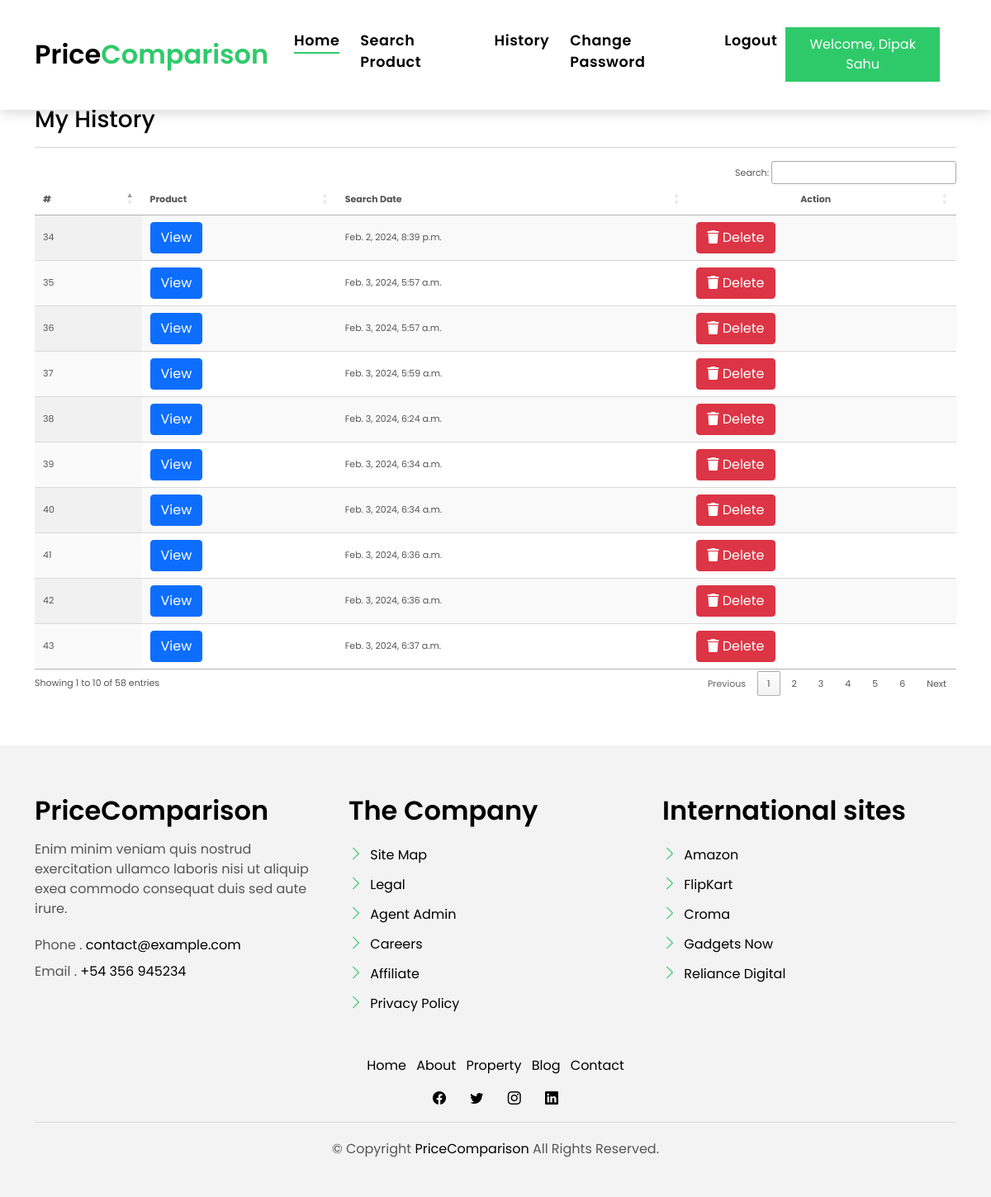
Page /my-history/ (signed in) on the committed database.
### myapp/models.py (models this page shows, shortened)
class History(models.Model):
    user = models.ForeignKey(User, on_delete=models.CASCADE, null=True, blank=True)
    product = models.TextField(null=True, default={'object':[]}, blank=True)
    created = models.DateTimeField(auto_now_add=True)

### myapp/views.py (the view)
# urls.py: path('my-history/', my_history, name="my_history"),
def my_history(request):
    history = History.objects.filter(user=request.user)
    if request.user.is_staff:
        history = History.objects.filter()
    return render(request, "my_history.html", locals())

### myapp/templates/my_history.html (shortened to what this page needs)
{% include 'base.html' %}
{% load static %}
{% block body %}
<link rel="stylesheet" href="https://cdnjs.cloudflare.com/ajax/libs/font-awesome/6.2.0/css/all.min.css" />
<section class="section-services section-t8">
    <div class="container">
    <h3>My History</h3><hr>
    <div class="table-responsive">
        <table id="example1" class="display nowrap" style="width: 100%">
            <thead>
              <tr>
                <th>#</th>
                <th>Product</th>
                <th>Search Date</th>
                <th style="text-align: center">Action</th>
              </tr>
            </thead>
            <tbody>
              {% for i in history %}
              <tr>
                <td>{{i.id}}</td>
                <td>
                  <a href="/history-detail/{{i.id}}/" class="btn btn-primary">View</a>
                </td>
                <td>{{i.created}}</td>
                <td>
                  <a href="/delete-history/{{i.id}}/" title="Delete History" class="btn btn-danger" onclick="return confirm('Are your sure?')"><i class="fas fa-trash" aria-hidden="true"></i> Delete</a>
                </td>
              </tr>
              {% endfor %}
            </tbody>
          </table>
    </div>
  </div>
{% include 'footer.html' %}
{% include 'tablecdn.html' %}
{% endblock  %}

### myapp/templates/base.html (shortened to what this page needs)
<!DOCTYPE html>
{% load static %}
<html lang="en">
<head>
  <link href="{% static 'assets/vendor/animate.css/animate.min.css' %}" rel="stylesheet">
  <link href="{% static 'assets/vendor/bootstrap/css/bootstrap.min.css' %}" rel="stylesheet">
  <link href="{% static 'assets/vendor/bootstrap-icons/bootstrap-icons.css' %}" rel="stylesheet">
  <link href="{% static 'assets/vendor/swiper/swiper-bundle.min.css' %}" rel="stylesheet">
  <link href="{% static 'assets/css/style.css' %}" rel="stylesheet">
</head>
<body>
  <nav class="navbar navbar-default navbar-trans navbar-expand-lg fixed-top">
    <div class="container">
      <a class="navbar-brand text-brand" href="/">Price<span class="color-b">Comparison</span></a>
      <div class="navbar-collapse collapse justify-content-center" id="navbarDefault">
        <ul class="navbar-nav">
          <li class="nav-item">
            <a class="nav-link active" href="/">Home</a>
          </li>
        {% if not request.user.is_authenticated %}
          <li class="nav-item">
            <a class="nav-link " href="/about/">About</a>
          </li>
          <li class="nav-item">
            <a class="nav-link " href="/contact/">Contact</a>
          </li>
        {% else %}
          <li class="nav-item">
            <a class="nav-link " href="/search-product/">Search Product</a>
          </li>
          <li class="nav-item">
            <a class="nav-link " href="/my-history/">History</a>
          </li>
          <li class="nav-item">
            <a class="nav-link " href="/change-password/">Change Password</a>
          </li>
          <li class="nav-item">
            <a class="nav-link " href="/logout-user/">Logout</a>
          </li>
        {% endif %}
        </ul>
      </div>
        {% if not request.user.is_authenticated %}
            <a href="/register/" style="margin-right:20px">
                <button type="button" class="btn btn-b-n p-2">
                    Signup
                </button>
            </a>
            <a href="/signin/" style="margin-right:20px">
                <button type="button" class="btn btn-b-n p-2">
                    Signin
                </button>
            </a>
            <a href="/admin-signin/" style="margin-right:20px">
              <button type="button" class="btn btn-b-n p-2">
                  Admin Signin
              </button>
            </a>
       {% else %}
            <a href="{% if request.user.is_staff %}#{% else %}/update-profile/{% endif %}" style="margin-right:20px">
                <button type="button" class="btn btn-b-n p-2">
                    Welcome, {% if request.user.first_name %}{{request.user.first_name}} {{request.user.last_name}}{% else %}{{request.user.username}}{% endif %}
                </button>
            </a>
        {% endif %}
    </div>
  </nav>
</body>
</html>

### myapp/templates/footer.html (shortened to what this page needs)
{% load static %}
  <section class="section-footer">
    <div class="container">
      <div class="row">
        <div class="col-sm-12 col-md-4">
          <div class="widget-a">
            <div class="w-header-a">
              <h3 class="w-title-a text-brand">PriceComparison</h3>
            </div>
            <div class="w-body-a">
              <p class="w-text-a color-text-a">
                Enim minim veniam quis nostrud exercitation ullamco laboris nisi ut aliquip exea commodo consequat duis
                sed aute irure.
              </p>
            </div>
            <div class="w-footer-a">
              <ul class="list-unstyled">
                <li class="color-a">
                  <span class="color-text-a">Phone .</span> contact@example.com
                </li>
                <li class="color-a">
                  <span class="color-text-a">Email .</span> +54 356 945234
                </li>
              </ul>
            </div>
          </div>
        </div>
        <div class="col-sm-12 col-md-4 section-md-t3">
          <div class="widget-a">
            <div class="w-header-a">
              <h3 class="w-title-a text-brand">The Company</h3>
            </div>
            <div class="w-body-a">
              <div class="w-body-a">
                <ul class="list-unstyled">
                  <li class="item-list-a">
                    <i class="bi bi-chevron-right"></i> <a href="#">Site Map</a>
                  </li>
                  <li class="item-list-a">
                    <i class="bi bi-chevron-right"></i> <a href="#">Legal</a>
                  </li>
                  <li class="item-list-a">
                    <i class="bi bi-chevron-right"></i> <a href="#">Agent Admin</a>
                  </li>
                  <li class="item-list-a">
                    <i class="bi bi-chevron-right"></i> <a href="#">Careers</a>
                  </li>
                  <li class="item-list-a">
                    <i class="bi bi-chevron-right"></i> <a href="#">Affiliate</a>
                  </li>
                  <li class="item-list-a">
                    <i class="bi bi-chevron-right"></i> <a href="#">Privacy Policy</a>
                  </li>
                </ul>
              </div>
            </div>
          </div>
        </div>
        <div class="col-sm-12 col-md-4 section-md-t3">
          <div class="widget-a">
            <div class="w-header-a">
              <h3 class="w-title-a text-brand">International sites</h3>
            </div>
            <div class="w-body-a">
              <ul class="list-unstyled">
                <li class="item-list-a">
                  <i class="bi bi-chevron-right"></i> <a href="https://www.amazon.in/?tag=msndeskstdin-21&ref=pd_sl_6nzqbevcf7_e&adgrpid=1315017564951826&hvadid=82188862025546&hvnetw=o&hvqmt=e&hvbmt=be&hvdev=c&hvlocint=&hvlocphy=149525&hvtargid=kwd-82189528198125:loc-90&hydadcr=14452_2334185" target="_blank" rel="noreferrer noopener">Amazon</a>
                </li>
                <li class="item-list-a">
                  <i class="bi bi-chevron-right"></i> <a href="https://www.flipkart.com/" target="_blank" rel="noreferrer noopener">FlipKart</a>
                </li>
                <li class="item-list-a">
                  <i class="bi bi-chevron-right"></i> <a href="https://www.croma.com/home-appliances/c/5?q=%3AtopRated&utm_source=smartprix&utm_medium=affiliate&utm_term=TopBanner&utm_campaign=RepublicDayHomeSale_22Jan" target="_blank" rel="noreferrer noopener">Croma</a>
                </li>
                <li class="item-list-a">
                  <i class="bi bi-chevron-right"></i> <a href="https://www.gadgetsnow.com/" target="_blank" rel="noreferrer noopener">Gadgets Now</a>
                </li>
                <li class="item-list-a">
                  <i class="bi bi-chevron-right"></i> <a href="https://www.reliancedigital.in/" target="_blank" rel="noreferrer noopener">Reliance Digital</a>
                </li>
              </ul>
            </div>
          </div>
        </div>
      </div>
    </div>
  </section>
  <footer>
    <div class="container">
      <div class="row">
        <div class="col-md-12">
          <nav class="nav-footer">
            <ul class="list-inline">
              <li class="list-inline-item">
                <a href="#">Home</a>
              </li>
              <li class="list-inline-item">
                <a href="#">About</a>
              </li>
              <li class="list-inline-item">
                <a href="#">Property</a>
              </li>
              <li class="list-inline-item">
                <a href="#">Blog</a>
              </li>
              <li class="list-inline-item">
                <a href="#">Contact</a>
              </li>
            </ul>
          </nav>
          <div class="socials-a">
            <ul class="list-inline">
              <li class="list-inline-item">
                <a href="#">
                  <i class="bi bi-facebook" aria-hidden="true"></i>
                </a>
              </li>
              <li class="list-inline-item">
                <a href="#">
                  <i class="bi bi-twitter" aria-hidden="true"></i>
                </a>
              </li>
              <li class="list-inline-item">
                <a href="#">
                  <i class="bi bi-instagram" aria-hidden="true"></i>
                </a>
              </li>
              <li class="list-inline-item">
                <a href="#">
                  <i class="bi bi-linkedin" aria-hidden="true"></i>
                </a>
              </li>
            </ul>
          </div>
          <div class="copyright-footer">
            <p class="copyright color-text-a">
              &copy; Copyright
              <span class="color-a">PriceComparison</span> All Rights Reserved.
            </p>
          </div>
        </div>
      </div>
    </div>
  </footer>

### myapp/templates/tablecdn.html (shortened to what this page needs)
<link href="https://cdn.datatables.net/1.12.1/css/jquery.dataTables.min.css" rel="stylesheet" type="text/css" />
<link href="https://cdn.datatables.net/buttons/2.2.3/css/buttons.dataTables.min.css" rel="stylesheet" type="text/css" />

### myapp/static/assets/css/style.css (style rules this page uses)
body { font-family: "Poppins", sans-serif; color: #555555; }
h1, h2, h3, h4, h5, h6 { color: #000000; }
a { color: #000000; text-decoration: none; transition: all 0.5s ease; }
.text-brand { color: #000000; font-size: 2rem; font-weight: 600; }
.color-a { text-decoration: none; color: #000000; }
.color-b { color: #2eca6a; }
.color-text-a { text-decoration: none; color: #555555; }
.section-t8 { padding-top: 8rem; }
.socials-a { text-decoration: none; }
.socials-a .list-inline-item:not(:last-child) { margin-right: 25px; }
.btn { transition: 0.5s ease; }
.btn.btn-b-n { background-color: #2eca6a; color: #ffffff; border-radius: 0; }
.navbar-default { transition: all 0.5s ease-in-out; background-color: #ffffff; padding-top: 28px; padding-bottom: 28px; -webkit-backface-visibility: hidden; backface-visibility: hidden; box-shadow: 1px 2px 15px rgba(100, 100, 100, 0.3); }
.navbar-default.navbar-trans, .navbar-default.navbar-reduce { -webkit-backface-visibility: hidden; backface-visibility: hidden; }
.navbar-default.navbar-trans .nav-item, .navbar-default.navbar-reduce .nav-item { position: relative; padding-right: 10px; padding-bottom: 8px; margin-left: 0; }
@media (min-width: 768px) { .navbar-default.navbar-trans .nav-item, .navbar-default.navbar-reduce .nav-item { margin-left: 15px; } }
.navbar-default.navbar-trans .nav-link, .navbar-default.navbar-reduce .nav-link { font-size: 1.1rem; color: #000000; font-weight: 600; letter-spacing: 0.03em; transition: all 0.1s ease-in-out; position: relative; padding-left: 0; padding-right: 0; }
.navbar-default.navbar-trans .nav-link:before, .navbar-default.navbar-reduce .nav-link:before { content: ""; position: absolute; bottom: 5px; left: 0; width: 100%; height: 2px; z-index: 0; background-color: #2eca6a; transform: scaleX(0); transform-origin: right; transition: transform 0.2s ease-out, opacity 0.2s ease-out 0.3s; }
.navbar-default.navbar-trans .show > .nav-link:before, .navbar-default.navbar-trans .active > .nav-link:before, .navbar-default.navbar-trans .nav-link.show:before, .navbar-default.navbar-trans .nav-link.active:before, .navbar-default.navbar-reduce .show > .nav-link:before, .navbar-default.navbar-reduce .active > .nav-link:before, .navbar-default.navbar-reduce .nav-link.show:before, .navbar-default.navbar-reduce .nav-link.active:before { transform: scaleX(1); }
.navbar-default.navbar-trans .nav-link:before { background-color: #2eca6a; }
.navbar-default.navbar-trans .show > .nav-link, .navbar-default.navbar-trans .active > .nav-link, .navbar-default.navbar-trans .nav-link.show, .navbar-default.navbar-trans .nav-link.active { color: #000000; }
.section-footer { padding-top: 60px; margin-top: 60px; background: #f3f3f3; }
.section-footer ul { line-height: 2; }
.section-footer .item-list-a i { font-size: 18px; padding-right: 4px; color: #2eca6a; }
.section-footer .widget-a .w-title-a { margin-bottom: 1rem; }
footer { background: #f3f3f3; text-align: center; padding: 30px 0; }
footer .copyright-footer { border-top: 1px solid #ddd; padding-top: 20px; }

### myapp/templates/my_history.html (style rules this page uses)
.table-responsive { font-size:11px; }
td { padding:0px; }

### rows in the picture
History: id "34", created "Feb. 2, 2024, 8:39 p.m."
History: id "35", created "Feb. 3, 2024, 5:57 a.m."
History: id "36", created "Feb. 3, 2024, 5:57 a.m."
History: id "37", created "Feb. 3, 2024, 5:59 a.m."
History: id "38", created "Feb. 3, 2024, 6:24 a.m."
History: id "39", created "Feb. 3, 2024, 6:34 a.m."
History: id "40", created "Feb. 3, 2024, 6:34 a.m."
History: id "41", created "Feb. 3, 2024, 6:36 a.m."
History: id "42", created "Feb. 3, 2024, 6:36 a.m."
History: id "43", created "Feb. 3, 2024, 6:37 a.m."

### other values in the picture
{{ request.user.first_name }} "Dipak"
{{ request.user.last_name }} "Sahu"
